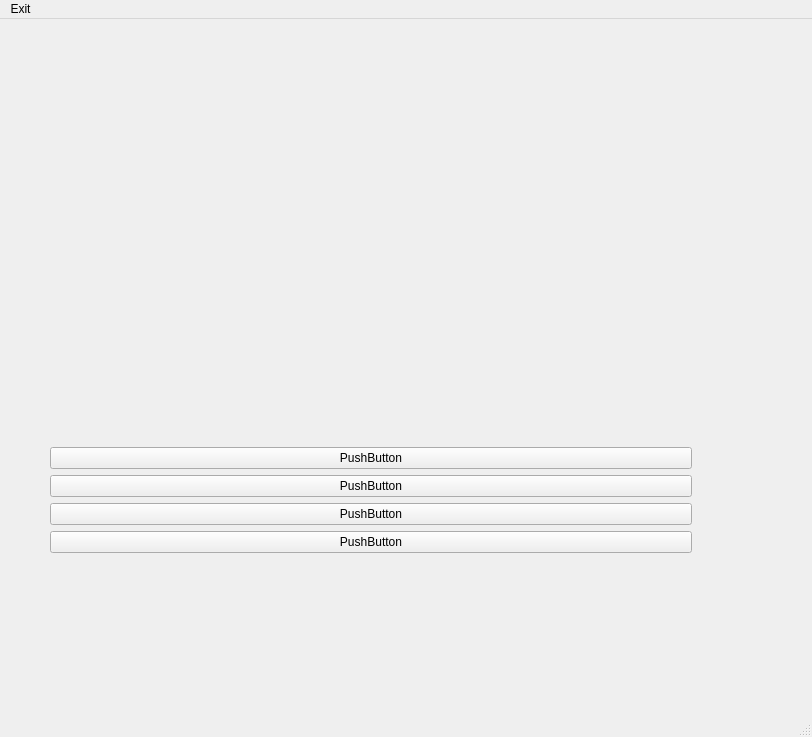
<?xml version="1.0" encoding="UTF-8"?>
<ui version="4.0">
 <class>MainWindow</class>
 <widget class="QMainWindow" name="MainWindow">
  <property name="geometry">
   <rect>
    <x>0</x>
    <y>0</y>
    <width>812</width>
    <height>737</height>
   </rect>
  </property>
  <property name="windowTitle">
   <string>MainWindow</string>
  </property>
  <widget class="QWidget" name="centralwidget">
   <widget class="QWidget" name="">
    <property name="geometry">
     <rect>
      <x>50</x>
      <y>40</y>
      <width>642</width>
      <height>494</height>
     </rect>
    </property>
    <layout class="QVBoxLayout" name="verticalLayout">
     <item>
      <widget class="Phonon::VideoPlayer" name="videoPlayer"/>
     </item>
     <item>
      <layout class="QHBoxLayout" name="horizontalLayout_2"/>
     </item>
     <item>
      <widget class="QPushButton" name="pushButton">
       <property name="text">
        <string>PushButton</string>
       </property>
      </widget>
     </item>
     <item>
      <widget class="QPushButton" name="pushButton_2">
       <property name="text">
        <string>PushButton</string>
       </property>
      </widget>
     </item>
     <item>
      <widget class="QPushButton" name="pushButton_3">
       <property name="text">
        <string>PushButton</string>
       </property>
      </widget>
     </item>
     <item>
      <widget class="QPushButton" name="pushButton_4">
       <property name="text">
        <string>PushButton</string>
       </property>
      </widget>
     </item>
     <item>
      <layout class="QFormLayout" name="formLayout"/>
     </item>
    </layout>
   </widget>
  </widget>
  <widget class="QMenuBar" name="menubar">
   <property name="geometry">
    <rect>
     <x>0</x>
     <y>0</y>
     <width>812</width>
     <height>22</height>
    </rect>
   </property>
   <widget class="QMenu" name="menuExit">
    <property name="title">
     <string>Exit</string>
    </property>
   </widget>
   <addaction name="menuExit"/>
  </widget>
  <widget class="QStatusBar" name="statusbar"/>
 </widget>
 <customwidgets>
  <customwidget>
   <class>Phonon::VideoPlayer</class>
   <extends>QWidget</extends>
   <header location="global">phonon/videoplayer.h</header>
  </customwidget>
 </customwidgets>
 <resources/>
 <connections/>
</ui>
